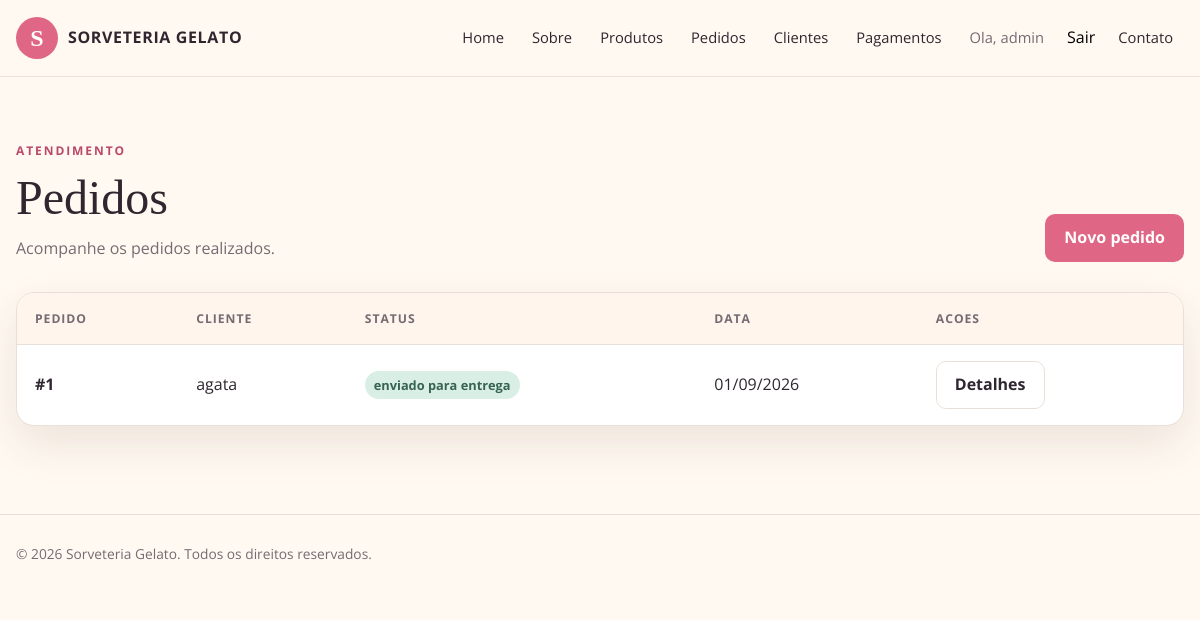
The page /pedidos/ (signed in) on the database its author committed.
### pedidos/models.py (models this page shows, shortened)
class Pedidos(models.Model):
    fk_pessoa = models.ForeignKey(
        'pessoa.Pessoa',
        on_delete=models.CASCADE,
        related_name='pedidos'
    )
    status = models.CharField(max_length=50)
    data_pedido = models.DateField()

### pessoa/models.py (models this page shows, shortened)
class Pessoa(User):
    cpf = models.CharField(max_length=14, unique=True)
    nome = models.CharField(max_length=150)
    telefone = models.CharField(max_length=20)
    rua = models.CharField(max_length=150)
    bairro = models.CharField(max_length=100)
    numero = models.IntegerField()
    cep = models.CharField(max_length=10)
    estado = models.CharField(max_length=50)
    cidade = models.CharField(max_length=100)

### pedidos/views.py (the view)
# urls.py: path('', views.listar_pedidos, name='lista_pedidos'),
@login_required
@permission_required('pedidos.view_pedidos', raise_exception=True)
def listar_pedidos(request):
    pedidos = Pedidos.objects.all()
    return render(request, 'pedidos/lista_pedidos.html', {
        'pedidos': pedidos
    })

### templates/pedidos/lista_pedidos.html (shortened to what this page needs)
{% extends 'base.html' %}
{% block content %}<main class="page-shell"><div class="container"><div class="page-heading"><div><span class="section-kicker">Atendimento</span><h1>Pedidos</h1><p>Acompanhe os pedidos realizados.</p></div><a href="{% url 'criar_pedido' %}" class="btn-app">Novo pedido</a></div><section class="table-card"><table class="app-table"><thead><tr><th>Pedido</th><th>Cliente</th><th>Status</th><th>Data</th><th>Acoes</th></tr></thead><tbody>{% for pedido in pedidos %}<tr><td data-label="Pedido"><strong>#{{ pedido.id }}</strong></td><td data-label="Cliente">{{ pedido.fk_pessoa.nome }}</td><td data-label="Status"><span class="status">{{ pedido.status }}</span></td><td data-label="Data">{{ pedido.data_pedido|date:'d/m/Y' }}</td><td data-label="Acoes"><a href="{% url 'detalhe_pedido' pedido.pk %}" class="btn-app-secondary">Detalhes</a></td></tr>{% empty %}<tr><td colspan="5">Nenhum pedido encontrado.</td></tr>{% endfor %}</tbody></table></section></div></main>{% endblock %}

### templates/base.html (shortened to what this page needs)
{% load static %}
<!DOCTYPE html>
<html lang="pt-br">
<head>
    <link rel="stylesheet" href="{% static 'css/app.css' %}">
</head>
<body class="site-body">
    <header class="site-header">
        <div class="container site-nav">
            <a class="brand" href="{% url 'home' %}">
                <span class="brand-mark">S</span>
                <span class="brand-name">SORVETERIA GELATO</span>
            </a>
            <nav id="site-navigation" class="nav-links" aria-label="Navegacao principal">
                <a href="{% url 'home' %}">Home</a>
                <a href="{% url 'about' %}">Sobre</a>
                <a href="{% url 'lista_produtos' %}">Produtos</a>
                {% if user.is_authenticated %}
                    {% if perms.pedidos.change_pedidos %}
                        <a href="{% url 'lista_pedidos' %}">Pedidos</a>
                    {% else %}
                        <a href="{% url 'criar_pedido' %}">Pedidos</a>
                    {% endif %}
                    {% if perms.pessoa.view_pessoa %}<a href="{% url 'lista_pessoas' %}">Clientes</a>{% endif %}
                    {% if perms.pagamentos.view_pagamento %}<a href="{% url 'lista_pagamentos' %}">Pagamentos</a>{% endif %}
                    <span class="nav-user">Ola, {{ user.username }}</span>
                    <form method="post" action="{% url 'logout' %}">
                        <button type="submit" class="nav-logout">Sair</button>
                    </form>
                {% else %}
                    <a href="{% url 'login' %}">Entrar</a>
                {% endif %}
                <a href="{% url 'contact' %}">Contato</a>
            </nav>
        </div>
    </header>
    {% block content %}
    {% endblock %}
    <footer class="site-footer">
        <div class="container">
            <p>© {% now "Y" %} Sorveteria Gelato. Todos os direitos reservados.</p>
        </div>
    </footer>
</body>
</html>

### static/css/app.css (style rules this page uses)
:root { --ink: #2f2730; --muted: #756b73; --cream: #fff9f1; --paper: #ffffff; --rose: #df6684; --rose-dark: #b94967; --peach: #f7c6a4; --mint: #d9efe5; --line: #eadfd8; --shadow: 0 18px 45px rgba(77, 45, 39, 0.1); --radius: 18px; --max-width: 1180px; }
*, *::before, *::after { box-sizing: border-box; }
html { min-width: 320px; scroll-behavior: smooth; }
body.site-body { margin: 0; color: var(--ink); background: var(--cream); font-family: "Open Sans", "Segoe UI", sans-serif; line-height: 1.6; }
a { color: var(--rose-dark); text-decoration: none; }
button, input, textarea, select { font: inherit; }
.container { width: min(100% - 32px, var(--max-width)); margin-inline: auto; }
.site-header { position: sticky; top: 0; z-index: 20; background: rgba(255, 249, 241, 0.94); border-bottom: 1px solid rgba(234, 223, 216, 0.9); backdrop-filter: blur(14px); }
.site-nav { min-height: 76px; display: flex; align-items: center; justify-content: space-between; gap: 24px; }
.brand { display: inline-flex; align-items: center; gap: 10px; color: var(--ink); font-weight: 700; }
.brand-mark { display: grid; place-items: center; width: 42px; height: 42px; border-radius: 50%; background: var(--rose); color: #fff; font-family: Georgia, serif; font-size: 24px; }
.brand-name { letter-spacing: .04em; }
.nav-links { display: flex; align-items: center; justify-content: flex-end; gap: 6px; list-style: none; margin: 0; padding: 0; }
.nav-links a, .nav-links .nav-user { display: inline-flex; align-items: center; min-height: 40px; padding: 7px 11px; border-radius: 9px; color: var(--ink); font-size: .92rem; }
.nav-links .nav-user { color: var(--muted); }
.nav-links form { margin: 0; }
.nav-links .nav-logout { border: 0; background: transparent; cursor: pointer; }
.page-shell { padding: 64px 0 88px; }
.eyebrow, .section-kicker { display: block; margin: 0 0 12px; color: var(--rose-dark); font-size: .75rem; font-weight: 700; letter-spacing: .16em; text-transform: uppercase; }
.btn-app, .btn-app-secondary { display: inline-flex; align-items: center; justify-content: center; min-height: 44px; padding: 10px 18px; border: 1px solid transparent; border-radius: 10px; font-weight: 700; cursor: pointer; }
.btn-app { background: var(--rose); color: #fff; }
.btn-app-secondary { background: #fff; border-color: var(--line); color: var(--ink); }
.section-heading h1, .section-heading h2, .page-heading h1 { margin: 0; font-family: Georgia, "Times New Roman", serif; font-weight: 400; font-size: clamp(2rem, 4vw, 3.5rem); line-height: 1.08; }
.section-heading p, .page-heading p { margin: 12px 0 0; color: var(--muted); }
.feature-card, .service-card, .content-card, .table-card, .form-card, .detail-card { background: var(--paper); border: 1px solid var(--line); border-radius: var(--radius); box-shadow: var(--shadow); }
.page-heading { display: flex; justify-content: space-between; align-items: end; gap: 24px; margin-bottom: 30px; }
.table-card { overflow: hidden; }
.app-table { width: 100%; border-collapse: collapse; }
.app-table th, .app-table td { padding: 16px 18px; border-bottom: 1px solid var(--line); text-align: left; vertical-align: middle; }
.app-table th { background: #fff5ed; color: var(--muted); font-size: .76rem; letter-spacing: .08em; text-transform: uppercase; }
.app-table tr:last-child td { border-bottom: 0; }
.status { display: inline-flex; padding: 4px 9px; border-radius: 99px; background: var(--mint); color: #376452; font-size: .8rem; font-weight: 700; }
.site-footer { padding: 28px 0; border-top: 1px solid var(--line); color: var(--muted); font-size: .86rem; }
.site-footer p { margin: 0; }

### rows shown on the page
Pedidos: id "1", fk_pessoa.nome "agata", status "enviado para entrega", data_pedido "01/09/2026"

### other values the page prints
{{ user.username }} "admin"
